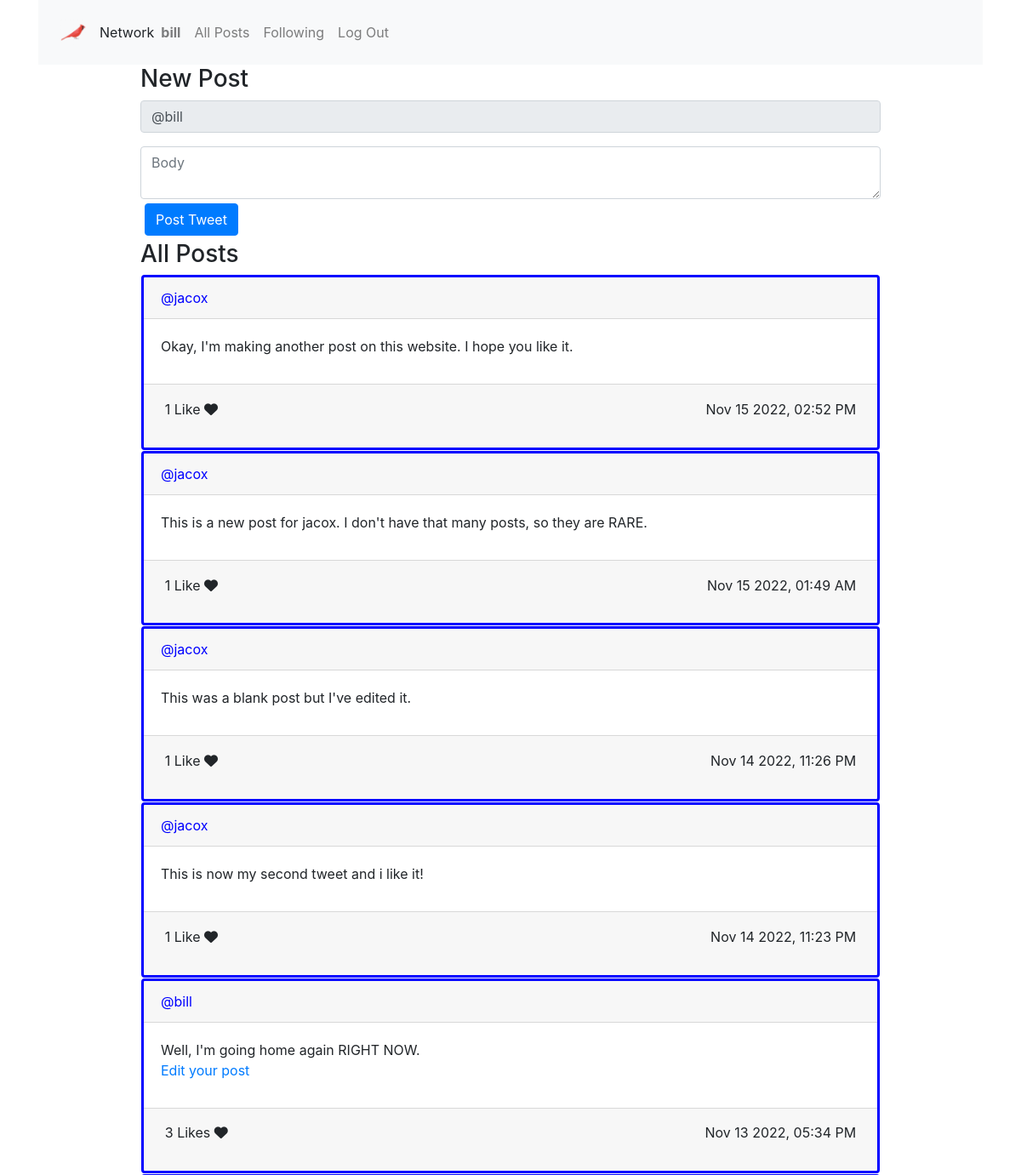
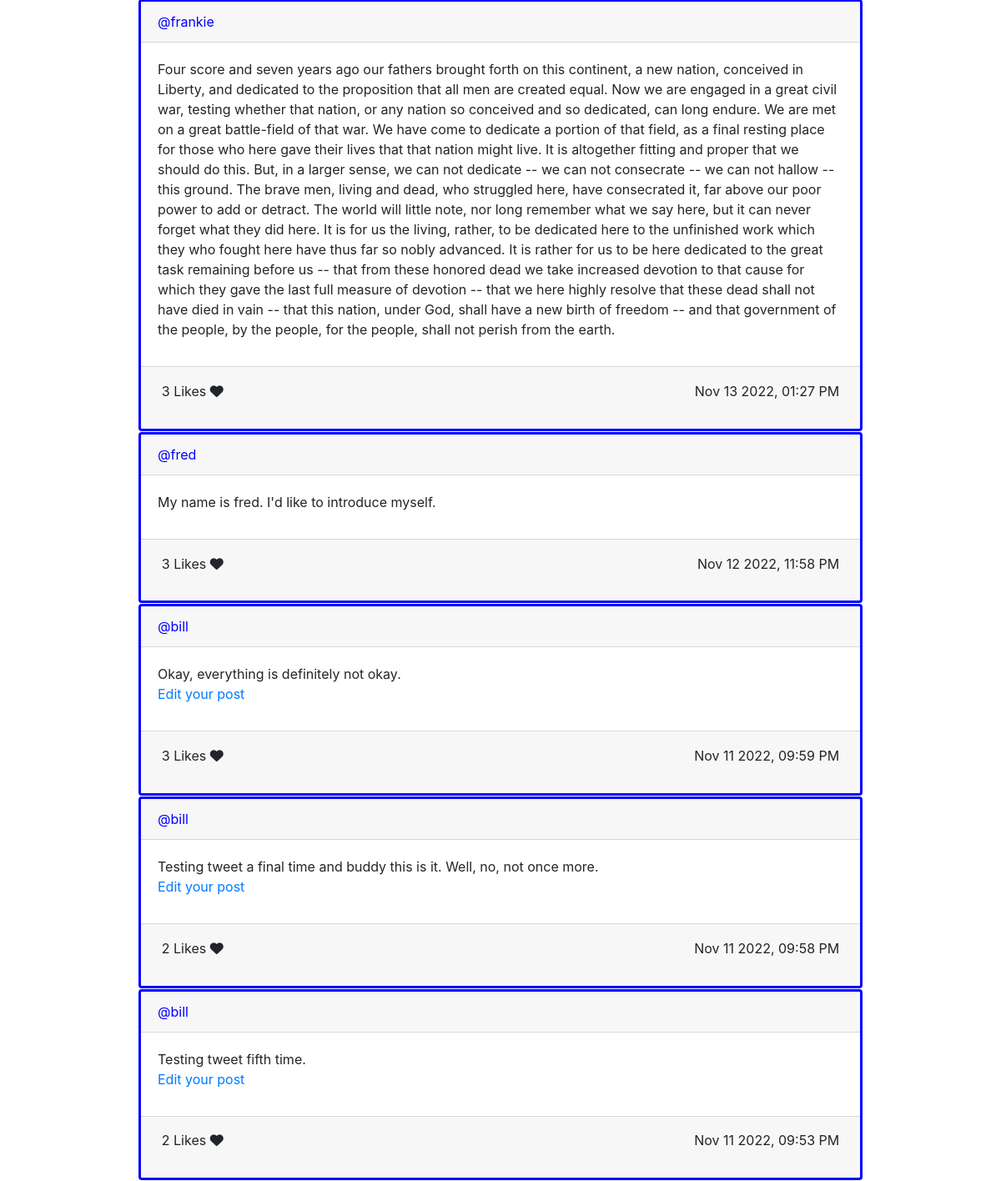
Screenshot of / (signed in) with the database file from the repository (2 pictures, top to bottom).
### network/models.py (models this page shows, shortened)
class User(AbstractUser):
    pass

class Tweet(models.Model):
    sender = models.ForeignKey("User", on_delete=models.CASCADE)
    body = models.TextField(blank=True)
    timestamp = models.DateTimeField(auto_now_add=True)
    likes = models.ManyToManyField("User", related_name="userlikes", blank=True)
    def serialize(self):
        return {
            "id": self.id,
            "sender": self.sender.username,
            "body": self.body,
            "timestamp": self.timestamp.strftime("%b %d %Y, %I:%M %p"),
            "likes": [user.username for user in self.likes.all()],
            "likecount": len(self.likes.all())
        }

### network/views.py (the view)
# urls.py: path("", views.index, name="index"),
def index(request, page=1):
    showprofile = False
    listname = "All Posts"
    tweetlist = Tweet.objects.all().order_by("-timestamp")
    paginator = Paginator(tweetlist, per_page=PERPAGE)
    page_object = paginator.get_page(page)
    if request.user.is_authenticated:
        showinput = True
    else:
        showinput = False
    context = {
        "showinput": showinput,
        "showprofile": showprofile,
        "listname": listname,
        "tweetlist": processtweetlist(request, page_object),
        "page": {
            "current": page_object.number,
            "has_next": page_object.has_next(),
            "has_previous": page_object.has_previous()
        },
        "followbutton": "no"
    }
    return render(request, "network/index.html", context)

### network/views.py (called while the page is built)
def processtweetlist(request, tweetlist):
    returnlist = []
    for tweet in tweetlist:
        stweet = tweet.serialize()
        if not request.user.is_authenticated:
            stweet['redheart'] = False
        else:
            stweet['redheart'] = (request.user in tweet.likes.all())
        returnlist.append(stweet)
    return returnlist

### network/templates/network/index.html (shortened to what this page needs)
{% extends "network/layout.html" %}
{% load static %}
{% block body %}
    <div class='container w-75'>
        {% if showinput %}
            <div id="compose-view">
                <h3>New Post</h3>
                <form id="compose-form">
                    <div class="form-group">
                        <input disabled class="form-control" value="@{{ request.user.username }}">
                    </div>
                    <textarea class="form-control" id="compose-body" placeholder="Body"></textarea>
                    <button id="post_tweet" type="button" class="btn btn-primary">Post Tweet</button>
                </form>
            </div>
        {% endif %}
        <div id="tweets-view">
            <h3 id="tweets_title">{{ listname }}</h3>
            <div id="tweets_content">
                {% if tweetlist|length == 0 %}
                    <i>No posts to display</i>
                {% else %}
                    {% for tweet in tweetlist %}
                        <div class='card' id='card{{ forloop.counter0 }}'>
                            <div class='card-header'>
                                @{{ tweet.sender }}
                            </div>
                            <div class='card-body'>
                                <div class='card-title'>
                                    <div class='card-text'>
                                        {{ tweet.body }}
                                    </div>
                                    {% if tweet.sender == request.user.username %}
                                        <a href='#' onclick='edittweet({{ forloop.counter0 }}, {{ tweet.id }})'>Edit your post</a>
                                    {% endif %}
                                </div>
                            </div>
                            <div class='card-footer'>
                                <table class='table table-sm table-borderless'>
                                    <tbody>
                                        <tr>
                                            <td>
                                                {{ tweet.likecount }}
                                                {% if tweet.likecount == 1 %}
                                                    Like
                                                {% else %}
                                                    Likes
                                                {% endif %}
                                                <i id='heart{{ forloop.counter0 }}' class="fa-solid fa-heart"></i>
                                            </td>
                                            <td id='rj'>
                                                {{ tweet.timestamp }}
                                            </td>
                                        </tr>
                                    </tbody>
                                </table>
                            </div>
                        </div>
                    {% endfor %}
                {% endif %}
            </div>
        </div>
    </div>
{% endblock %}

### network/templates/network/layout.html (shortened to what this page needs)
<!DOCTYPE html>
<html lang="en">
    {% load static %}
    <head>
        <link rel="stylesheet" href="https://stackpath.bootstrapcdn.com/bootstrap/4.4.1/css/bootstrap.min.css">
        <link href="{% static 'network/styles.css' %}" rel="stylesheet">
    </head>
    <body>
        <div class="container">
            <nav class="navbar navbar-expand-lg navbar-light bg-light">
                <img src="{% static 'network/3930813.png' %}"
                <a class="navbar-brand" href="#">Network</a>
                <ul class="navbar-nav mr-auto">
                    {% if request.user.is_authenticated %}
                        <li class="nav-item">
                            <a class="nav-link" id="usernamelink" href="{% url 'profile' request.user.username %}"><strong>{{ request.user.username }}</strong></a>
                        </li>
                    {% endif %}
                    <li class="nav-item">
                    <a class="nav-link" id="allposts" href="{% url 'index' %}">All Posts</a>
                    </li>
                    {% if user.is_authenticated %}
                        <li class="nav-item">
                            <a id='followinglink' class="nav-link" href="{% url 'myfollows' %}">Following</a>
                        </li>
                        <li class="nav-item">
                            <a class="nav-link" href="{% url 'logout' %}">Log Out</a>
                        </li>
                    {% endif %}
                </ul>
            </nav>
        </div>
        {% block body %}{% endblock %}
    </body>
</html>

### network/static/network/styles.css (style rules this page uses)
.card { border: 3px solid blue; margin: 1px; }
button { margin: 5px; }
#rj { text-align:right; }
.card-header { cursor:pointer; color: blue; }
img { width: 100%; max-width: 30px; margin: 10px; }

### rows the page displays
User: user.username "bill", user.username "@bill", sender "bill" "bill" "bill" "bill"
User: sender "jacox" "jacox" "jacox" "jacox"
Tweet: body "Okay, I'm making another post on this website. I hope you like it."
Tweet: body "This is a new post for jacox. I don't have that many posts, so they are RARE."
Tweet: body "This was a blank post but I've edited it."
Tweet: body "This is now my second tweet and i like it!"
Tweet: body "Well, I'm going home again RIGHT NOW."
User: sender "frankie"
Tweet: body "Four score and seven years ago our fathers brought forth on this continent, a new nation, conceived in Liberty, and dedicated to the proposition that all men are created equal. Now we are engaged in a great civil war, testing whether that nation, or any nation so conceived and so dedicated, can long endure. We are met on a great battle-field of that war. We have come to dedicate a portion of that field, as a final resting place for those who here gave their lives that that nation might live. It is altogether fitting and proper that we should do this. But, in a larger sense, we can not dedicate -- we can not consecrate -- we can not hallow -- this ground. The brave men, living and dead, who…"
User: sender "fred"
Tweet: body "My name is fred. I'd like to introduce myself."
Tweet: body "Okay, everything is definitely not okay."
Tweet: body "Testing tweet a final time and buddy this is it. Well, no, not once more."
Tweet: body "Testing tweet fifth time."

### other values shown
{{ listname }} "All Posts"
{{ tweet.likecount }} "1" "1" "1" "1" "3" "3" "3" "3" "2" "2"
{{ tweet.timestamp }} "Nov 15 2022, 02:52 PM" "Nov 15 2022, 01:49 AM" "Nov 14 2022, 11:26 PM" "Nov 14 2022, 11:23 PM" "Nov 13 2022, 05:34 PM" "Nov 13 2022, 01:27 PM" "Nov 12 2022, 11:58 PM" "Nov 11 2022, 09:59 PM" "Nov 11 2022, 09:58 PM" "Nov 11 2022, 09:53 PM"
